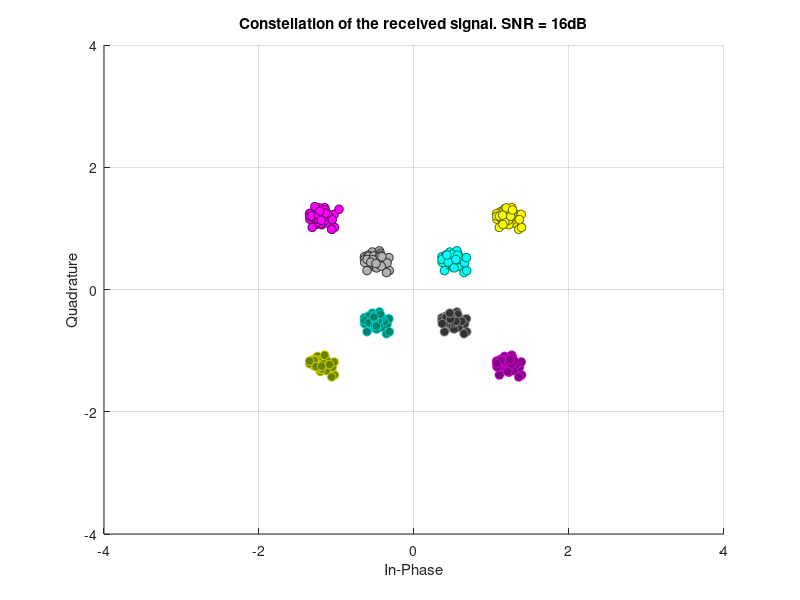

This chart was generated by the following MATLAB code:
% بسم الله الرحمن الرحيم  

% Course Project
%%
clear all;
close all;
clc;

M = 8; % number of signals
k = 3; % number of bits per symbol

% Generate random binary sequence with equal 1s and 0s   'Part b'
Num_of_bits = 1002;
Num_of_Symbols = Num_of_bits/k;

%%
lin_width = 1.2;
LableFontsize = 13;
TitleFontsize = 14;
position = 19;
FigureWidth = 600;
Proportion = 1;
res = 600;

%%
% Mapping the generated bits to construct the given constellation 'Part c'
d1 = 1;                    % the value of d1 is not final yet
d2 = d1*(sqrt(2)+1);       % d2 depends on d1 

s1 = [d2/2, d2/2];  % 100
s4 = [-d2/2, -d2/2];  % 001
s2 = [-d2/2, d2/2];  % 000
s3 = [d2/2, -d2/2];  % 101
s5 = [d1/2, d1/2];  % 110
s6 = [-d1/2, -d1/2];  % 010
s7 = [-d1/2, d1/2];  % 011
s8 = [d1/2, -d1/2];  % 111

%% Loop over the different SNR
finalSNR = 16;
for EbN0dB = 0:2:finalSNR         % 'Part a' 

    EbN0 = 10^(EbN0dB/10);
    EsN0 = 3*EbN0;
    Bit_error = 0;
    Symbol_error = 0;
    
    sig_o = [];             % Original signal
    %%%
    Si_1 = [];  Si_2 = [];  Si_3 = [];  Si_4 = [];
    Si_5 = [];  Si_6 = [];  Si_7 = [];  Si_8 = [];
    %%%
    K = rand(1,Num_of_bits);
    Bit_o = round(K);

    % take every k bits as one symbol (k=3)
    for i = 1:1:Num_of_Symbols
    %%
        symbol = [Bit_o(1+3*(i-1)), Bit_o(2+3*(i-1)), Bit_o(3+3*(i-1))];
        % Gray coding
        if (symbol == [0,0,0])
            sig_o = [sig_o;s2];
            Si_2 = [Si_2;s2];

        elseif symbol == [0,0,1]
            sig_o = [sig_o;s3];
            Si_3 = [Si_3;s3];

        elseif symbol == [0,1,0]
            sig_o = [sig_o;s6];
            Si_6 = [Si_6;s6];

        elseif symbol == [0,1,1]
            sig_o = [sig_o;s7];
            Si_7 = [Si_7;s7];

        elseif symbol == [1,0,0]
            sig_o = [sig_o;s1];
            Si_1 = [Si_1;s1];

        elseif symbol == [1,0,1]
            sig_o = [sig_o;s4];
            Si_4 = [Si_4;s4];

        elseif symbol == [1,1,0]
            sig_o = [sig_o;s5];
            Si_5 = [Si_5;s5];

        elseif symbol == [1,1,1]
            sig_o = [sig_o;s8];
            Si_8 = [Si_8;s8];

        end
    end

    % Calculating the energy per symbol & Calculate the noise variance 

    %Avg energy per symbol
    Es = sum( sum(sig_o.*sig_o,2) )/Num_of_Symbols; 

    % as EsN0 increase N0 decrease
    N0 = Es/EsN0;    
    Noise = sqrt(N0/2).*randn(size(sig_o));

    % The received signal
    Rec = sig_o + Noise;
    Si_1 =Si_1+ Noise(randperm(size(Si_1,1)),:);  % adding noise to each class of symbols
    Si_2 =Si_2+ Noise(randperm(size(Si_2,1)),:);
    Si_3 =Si_3+ Noise(randperm(size(Si_3,1)),:);
    Si_4 =Si_4+ Noise(randperm(size(Si_4,1)),:);
    Si_5 =Si_5+ Noise(randperm(size(Si_5,1)),:);
    Si_6 =Si_6+ Noise(randperm(size(Si_6,1)),:);
    Si_7 =Si_7+ Noise(randperm(size(Si_7,1)),:);
    Si_8 =Si_8+ Noise(randperm(size(Si_8,1)),:);

    sig_r = []; % Received signal 
    Bit_r = []; % Received bits

    % Applying MDs
    q=1;
    for i=1:Num_of_Symbols
    %%
        e1 = sum( (Rec(i,:) - s1).*(Rec(i,:) - s1) ); % ||Rec(i) - s1||^2
        e2 = sum( (Rec(i,:) - s2).*(Rec(i,:) - s2) ); % taking the
        e3 = sum( (Rec(i,:) - s3).*(Rec(i,:) - s3) ); % difference than 
        e4 = sum( (Rec(i,:) - s4).*(Rec(i,:) - s4) ); % finding the energy
        e5 = sum( (Rec(i,:) - s5).*(Rec(i,:) - s5) ); % of the error signal
        e6 = sum( (Rec(i,:) - s6).*(Rec(i,:) - s6) );
        e7 = sum( (Rec(i,:) - s7).*(Rec(i,:) - s7) );
        e8 = sum( (Rec(i,:) - s8).*(Rec(i,:) - s8) ); 

        DE = [e1, e2, e3, e4, e5, e6, e7, e8];
        [~,I] = min(DE);

        if (I == 1) % 100
            temp2 = s1;
            Bit1 = 1; Bit2 = 0; Bit3 = 0;

        elseif (I == 2) % 000
            temp2 = s2;
            Bit1 = 0; Bit2 = 0; Bit3 = 0;

        elseif (I == 3) % 001
            temp2 = s3;
            Bit1 = 0; Bit2 = 0; Bit3 = 1;

        elseif (I == 4) % 101
            temp2 = s4;
            Bit1 = 1; Bit2 = 0; Bit3 = 1;

        elseif (I == 5) % 110
            temp2 = s5;
            Bit1 = 1; Bit2 = 1; Bit3 = 0;

        elseif (I == 6) % 010
            temp2 = s6;
            Bit1 = 0; Bit2 = 1; Bit3 = 0;

        elseif (I == 7) % 011
            temp2 = s7;
            Bit1 = 0; Bit2 = 1; Bit3 = 1;

        elseif (I == 8) % 111
            temp2 = s8;
            Bit1 = 1; Bit2 = 1; Bit3 = 1;

        end

        sig_r = [sig_r;temp2]; % accumulating the signals
        Bit_r = [Bit_r,Bit1,Bit2,Bit3]; % accumulating the Bits
        q=q+3;
    end
    Bit_error = Bit_error + sum(xor(Bit_r,Bit_o));
    Symbol_error = Symbol_error + nnz(sig_r - sig_o);

    figure(1)
    sz = 40;
    scatter(Si_1(:,1),Si_1(:,2),sz,'MarkerEdgeColor',[.4 .4 0],...
                  'MarkerFaceColor',[1 1 0]); grid on;hold on;
    scatter(Si_2(:,1),Si_2(:,2),sz,'MarkerEdgeColor',[.4 0 .4],...
                  'MarkerFaceColor',[1 0 1]); grid on;hold on;
    scatter(Si_3(:,1),Si_3(:,2),sz,'MarkerEdgeColor',[.8 0 .8],...
                  'MarkerFaceColor',[.5 0 .5]); grid on;hold on;
    scatter(Si_4(:,1),Si_4(:,2),sz,'MarkerEdgeColor',[.8 .8 0],...
                  'MarkerFaceColor',[.4 .5 0]); grid on;hold on;
    scatter(Si_5(:,1),Si_5(:,2),sz,'MarkerEdgeColor',[0 .5 .4],...
                  'MarkerFaceColor',[0 1 1]); grid on;hold on;
    scatter(Si_6(:,1),Si_6(:,2),sz,'MarkerEdgeColor',[0 .8 .8],...
                  'MarkerFaceColor',[0 .5 .4]); grid on;hold on;
    scatter(Si_7(:,1),Si_7(:,2),sz,'MarkerEdgeColor',[.2 .2 .2],...
                  'MarkerFaceColor',[.7 .7 .7]); grid on;hold on;          
    scatter(Si_8(:,1),Si_8(:,2),sz,'MarkerEdgeColor',[.5 .5 .5],...
                  'MarkerFaceColor',[.2 .2 .2]); grid on;hold on;
              
    set(gcf,'Position',[700,50,FigureWidth,FigureWidth*Proportion]) 
    xlabel('In-Phase')
    ylabel('Quadrature')
    xlim([-4,4])
    ylim([-4,4])
    title(['Constellation of the received signal. SNR = ',num2str(EbN0dB),'dB'])
    pause(2)
    if(EbN0dB ~= finalSNR)
    delete(figure(1))
    end
end